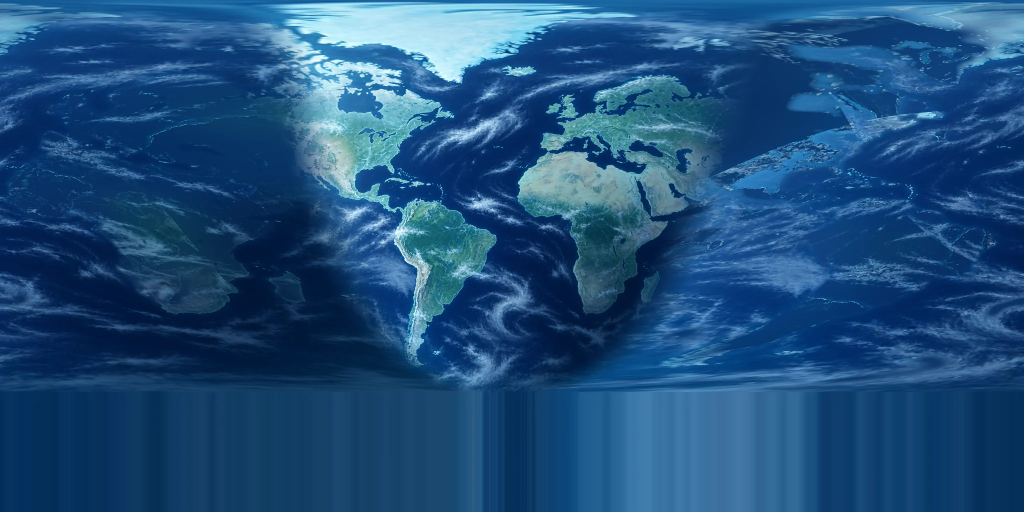
#> input picture src/ui/scenes/roundtable-globe-map.webp, 2048 x 1024 px (shown at 1/2 size)
$ python build-globe-map.py ../src/ui/scenes/roundtable-globe-map.webp ../src/ui/scenes/roundtable-globe.webp ../src/ui/scenes/roundtable-globe.webp
#> lines starting #> are read from the running program, lines starting #| are printed output that depends on the picture
"""Unproject the painted globe into an equirectangular map and preview the spin.

Usage (needs numpy and Pillow; the source is the full-size painting from the design package):
  python scripts/build-globe-map.py prototypes/roundtable-chaldea/assets/chaldeas-globe-v2.png \
      src/ui/scenes/roundtable-globe-map.webp preview.png
The roundtable board spins this map in src/ui/board-roundtable-globe.js; CX, CY, R and PHI0
below must match the constants there.

The painting shows one hemisphere seen from latitude PHI0. Each map row keeps the longitudes
that are clearly visible (mu > MARGIN, away from the baked atmosphere ring). Towards that edge
the continents erode into ocean along their own weaker pixels, so they end in a coastline.
The far side is open ocean: a translated, land-free copy of the visible ocean and clouds,
cross-faded at both seams. No mirroring, so nothing appears twice or symmetric.
"""
import sys
import numpy as np
from PIL import Image, ImageFilter

SRC, OUT, PREVIEW = sys.argv[1], sys.argv[2], sys.argv[3]
CX, CY, R = 623.2, 622.0, 584.2
PHI0 = np.radians(20.0)
MARGIN = 0.32
ERODE = np.radians(26)   # width of the band where continents give way to ocean
BLEND = np.radians(22)   # cross-fade between the visible side and the open ocean
TW, TH = 2048, 1024

rgba = np.asarray(Image.open(SRC).convert("RGBA")).astype(np.float32) / 255.0
img = rgba[..., :3]


def smooth(e0, e1, x):
    t = np.clip((x - e0) / (e1 - e0), 0, 1)
    return t * t * (3 - 2 * t)


# Land: green/tan (G close to B); ocean and clouds are clearly bluer; ice is very bright.
ratio = img[..., 1] / np.maximum(img[..., 2], 1e-3)
land = smooth(0.70, 0.84, ratio) * (1 - smooth(0.86, 0.95, img[..., 2]))

# Ocean field under the land: normalised blur of ocean-only pixels.
def box(arr, r, axis):
    pad = [(0, 0)] * arr.ndim
    pad[axis] = (r + 1, r)
    c = np.cumsum(np.pad(arr, pad, mode="edge"), axis=axis)
    hi = np.take(c, np.arange(2 * r + 1, c.shape[axis]), axis=axis)
    lo = np.take(c, np.arange(0, c.shape[axis] - 2 * r - 1), axis=axis)
    return (hi - lo) / (2 * r + 1)


def blur(arr, radius):
    # Three box passes per axis approximate a Gaussian.
    r = max(1, int(radius / 1.7))
    for _ in range(3):
        arr = box(box(arr, r, 0), r, 1)
    return arr

ice = smooth(0.84, 0.92, img[..., 2]) * smooth(0.6, 0.8, img[..., 0])
# Open water away from the baked atmosphere ring at the rim.
yy, xx = np.mgrid[0:img.shape[0], 0:img.shape[1]]
interior = (np.hypot(xx - CX, yy - CY) < R * 0.9)[..., None]
w = ((1 - land) * (1 - ice))[..., None] * interior
lum = img @ np.array([0.3, 0.59, 0.11], dtype=np.float32)
# Deep water without clouds sets the fill colour; far from any sea (Sahara) it falls back to
# the mean deep-water colour.
deep = w * (lum < 0.30)[..., None]
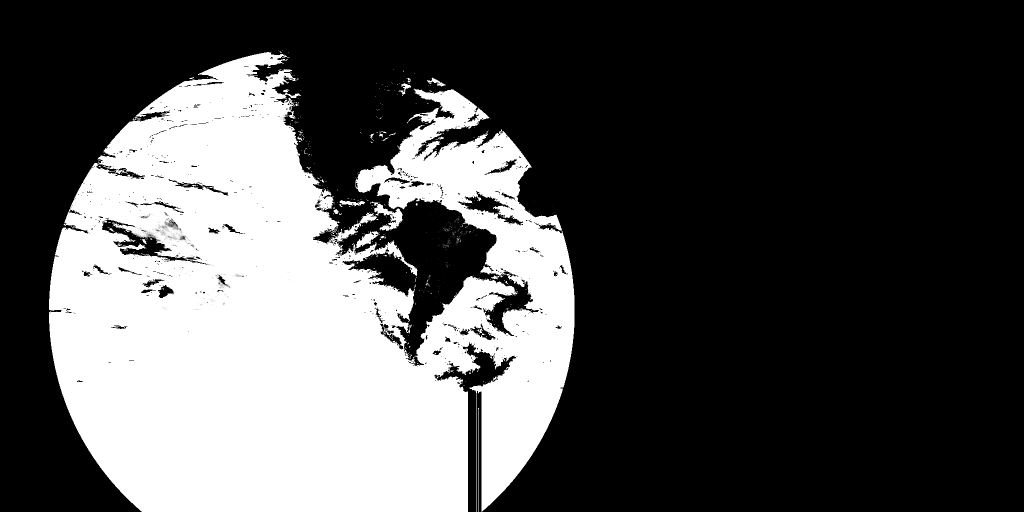
#> deep: shape (1024, 2048, 1) float32 (shown at 1/2 size); min 0, max 1, mean 0.312
mean_deep = (img * deep).reshape(-1, 3).sum(0) / max(float(deep[..., 0].sum()), 1.0)
#> mean_deep = [0.0471, 0.205, 0.373]
eps = 0.08
fill = (blur(img * deep, 90) + mean_deep * eps) / (blur(np.repeat(deep, 3, -1), 90) + eps)
#> after the loop in blur, `for _ in range(3):`:
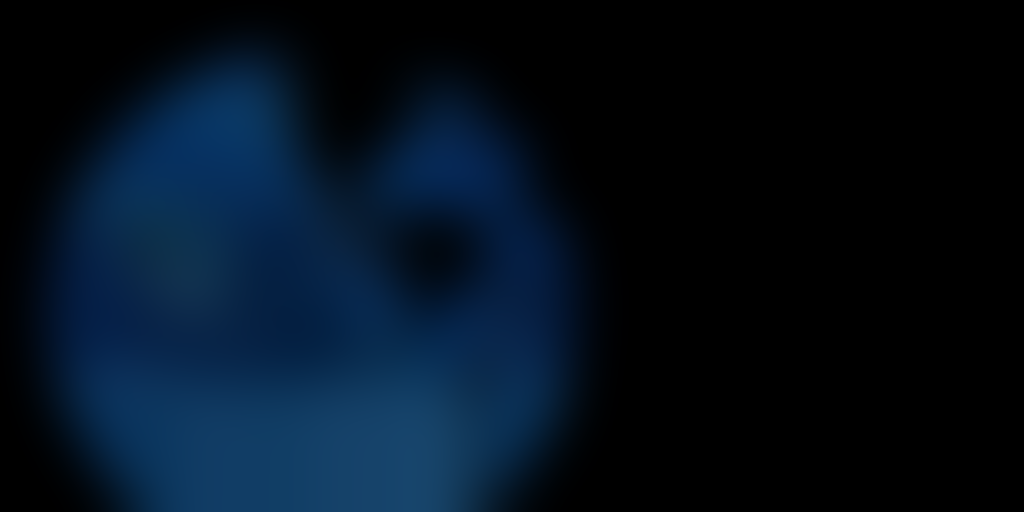
#> arr: shape (1024, 2048, 3) float32 (shown at 1/2 size); mean of channels 0, 1, 2 0.0147, 0.0638, 0.116; drawn as R, G, B
#> the loop in blur (call 2), `for _ in range(3):` made 3 passes
#> pass 1, in box (call 7), `lo = np.take(c, np.arange(0, c.shape[axis] - 2 * r - 1), axis=axis)`:
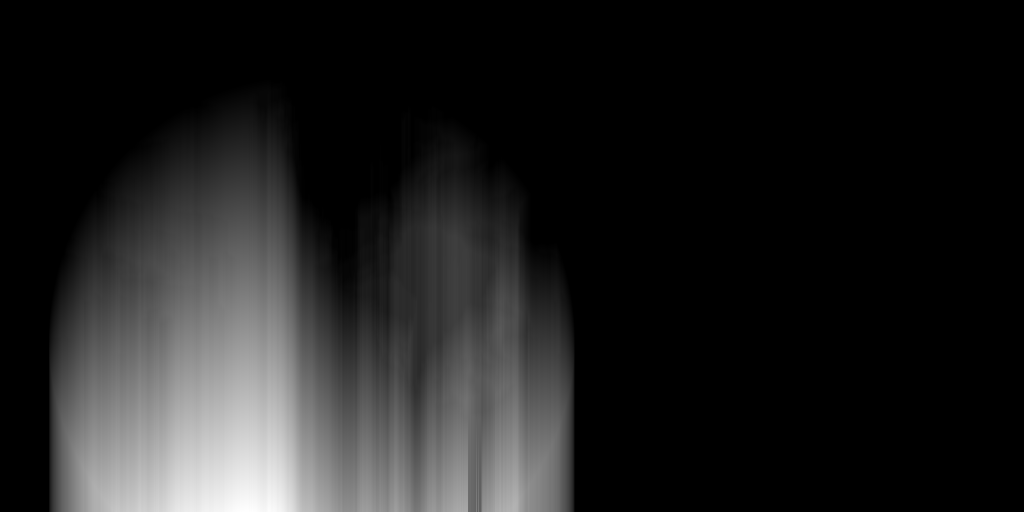
#> lo: shape (1024, 2048, 3) float32 (shown at 1/2 size); min 0, max 855, mean 105.2; drawn with min black and max white
# Clouds over open water, transplanted from two other parts of the ocean onto the fill.
clouds = np.clip(img - fill, 0, 1) * w
transplant = np.maximum(np.roll(clouds, (217, -163), (0, 1)), np.roll(clouds, (-191, 239), (0, 1)))
ocean = fill + transplant
# The far side removes land and ice entirely, coastal fringe and its darker shelf included.
gone_back = np.clip(blur(np.maximum(land, ice)[..., None], 9)[..., 0] * 2.2, 0, 1)
#> the loop in blur (call 3), `for _ in range(3):` made 3 passes
#> pass 1, in box (call 13), `c = np.cumsum(np.pad(arr, pad, mode="edge"), axis=axis)`:
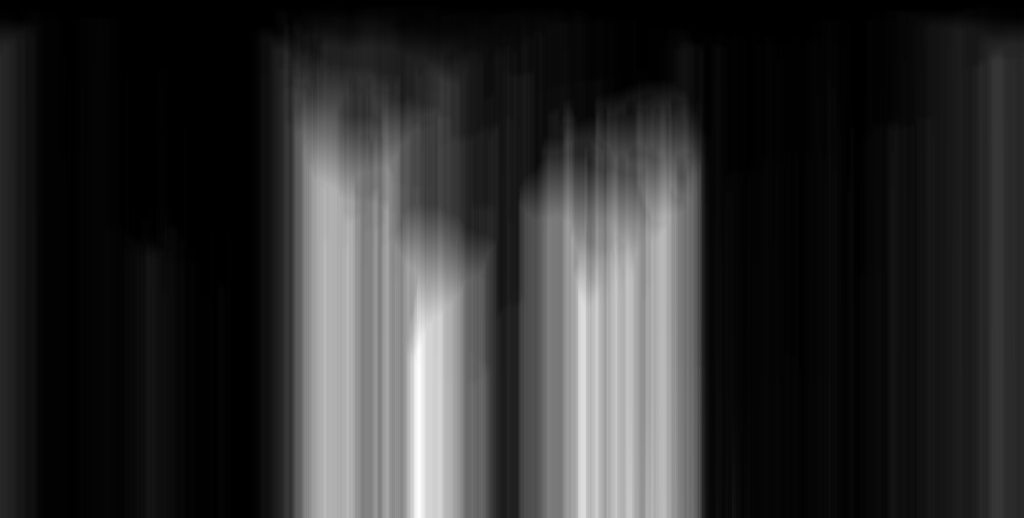
#> c: shape (1035, 2048, 1) float32 (shown at 1/2 size); min 0, max 396, mean 72.2; drawn with min black and max white
#> pass 1, in box (call 14), `c = np.cumsum(np.pad(arr, pad, mode="edge"), axis=axis)`:
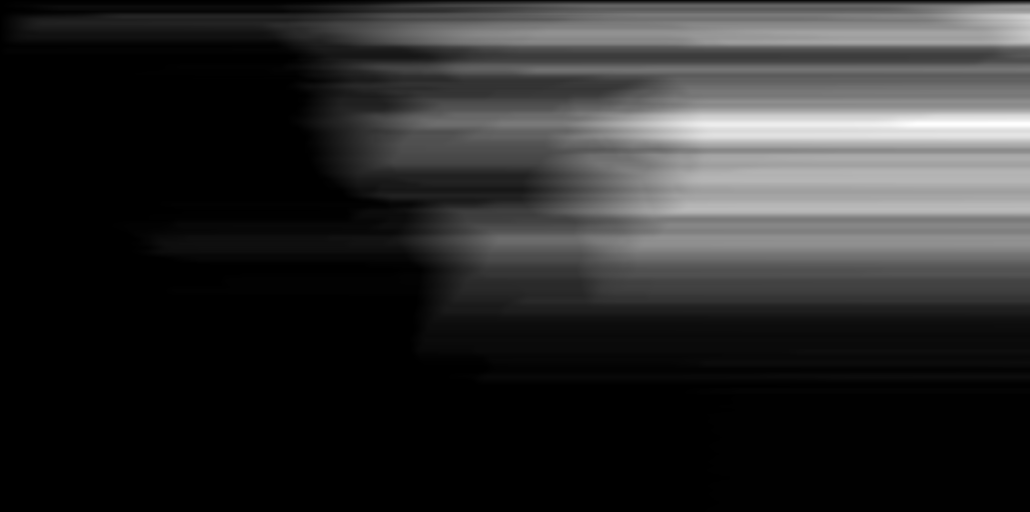
#> c: shape (1024, 2059, 1) float32 (shown at 1/2 size); min 0, max 596.2, mean 102.1; drawn with min black and max white
stack = np.concatenate([img, ocean, land[..., None], gone_back[..., None]], -1)  # 8 channels


def bilinear(image, x, y):
    h, w_ = image.shape[:2]
#> h = 1024; w_ = 2048
    x = np.clip(x, 0, w_ - 1.001)
    y = np.clip(y, 0, h - 1.001)
    x0 = np.floor(x).astype(int)
    y0 = np.floor(y).astype(int)
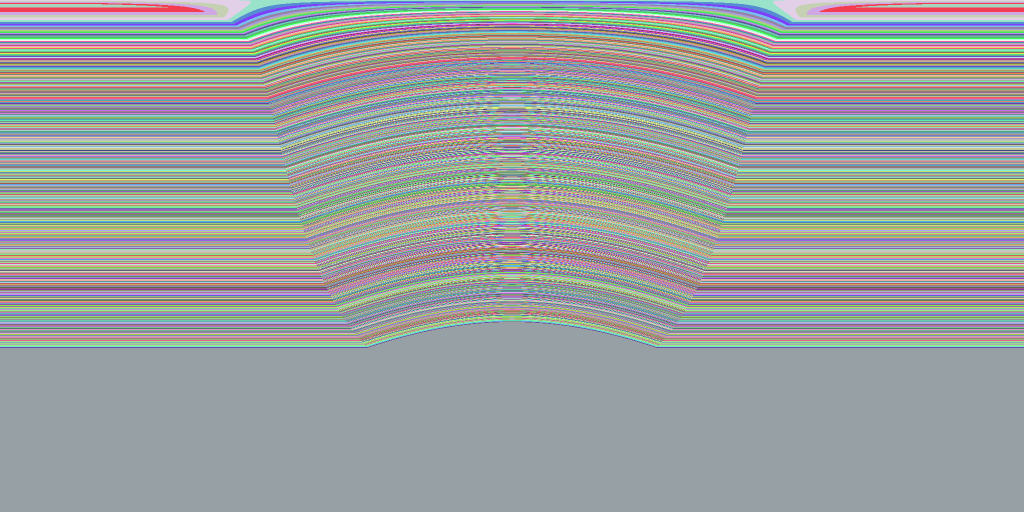
#> y0: shape (1024, 2048) int64 (shown at 1/2 size); 955 distinct labels, from 68 to 1022; one colour per label, 0 black
    fx = (x - x0)[..., None]
    fy = (y - y0)[..., None]
    a = image[y0, x0] * (1 - fx) + image[y0, x0 + 1] * fx
    b = image[y0 + 1, x0] * (1 - fx) + image[y0 + 1, x0 + 1] * fx
    return a * (1 - fy) + b * fy


def sample(lon, lat):
    x = np.cos(lat) * np.sin(lon)
    y = np.cos(PHI0) * np.sin(lat) - np.sin(PHI0) * np.cos(lat) * np.cos(lon)
    return bilinear(stack, CX + x * R, CY - y * R)


lon = (np.arange(TW) + 0.5) / TW * 2 * np.pi - np.pi
lat = np.pi / 2 - (np.arange(TH) + 0.5) / TH * np.pi
LON, LAT = np.meshgrid(lon, lat)

k = (MARGIN - np.sin(PHI0) * np.sin(lat)) / np.maximum(np.cos(PHI0) * np.cos(lat), 1e-6)
width = np.where(k <= -1, np.pi, np.arccos(np.clip(k, -1, 1)))
usable = width >= np.radians(24)
last = np.max(np.nonzero(usable)[0])
row_lat = lat.copy()
row_lat[last + 1:] = lat[last]
width = np.minimum(width, np.pi - BLEND - 0.05)
width[last + 1:] = width[last]
Wd = width[:, None] * np.ones_like(LON)
LATs = row_lat[:, None] * np.ones_like(LON)

# Visible side with eroding continents.
A = np.abs(LON)
front = sample(np.clip(LON, -Wd, Wd), LATs)
erosion = smooth(Wd - ERODE, Wd, A)                   # 0 inside, 1 at the edge
strength = front[..., 6]
gone = smooth(strength * 0.9 - 0.06, strength * 0.9 + 0.06, erosion) * strength
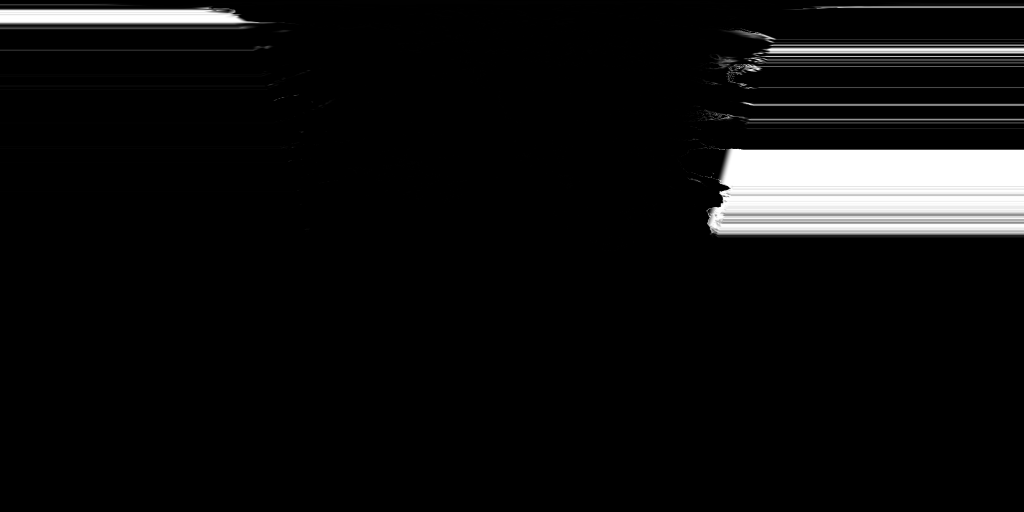
#> gone: shape (1024, 2048) float64 (shown at 1/2 size); min 0, max 1, mean 0.0596
front_rgb = front[..., :3] * (1 - gone[..., None]) + front[..., 3:6] * gone[..., None]

# Far side: the visible band translated around the back, land removed entirely.
L2 = np.mod(LON, 2 * np.pi)                              # 0..2pi, front centred on 0 and 2pi
start, end = Wd - BLEND, 2 * np.pi - Wd + BLEND
t = np.clip((L2 - start) / (end - start), 0, 1)
back = sample(-Wd + t * 2 * Wd, LATs)
back_rgb = back[..., :3] * (1 - back[..., 7:8]) + back[..., 3:6] * back[..., 7:8]
wb = smooth(Wd - BLEND, Wd, A)
tex = front_rgb * (1 - wb[..., None]) + back_rgb * wb[..., None]
Image.fromarray((np.clip(tex, 0, 1) * 255).astype(np.uint8)).save(OUT, quality=86, method=6)

# Preview with the runtime projection and shading.
N = 360
u = (np.arange(N) + 0.5) / N * 2 - 1
X, Y = np.meshgrid(u, -u)
r2 = X ** 2 + Y ** 2
inside = r2 < 1
Z = np.sqrt(np.clip(1 - r2, 0, 1))
plat = np.arcsin(np.clip(Z * np.sin(PHI0) + Y * np.cos(PHI0), -1, 1))
plon = np.arctan2(X, Z * np.cos(PHI0) - Y * np.sin(PHI0))
light = np.array([-0.35, 0.45, 0.82]); light /= np.linalg.norm(light)
shade = 0.82 + 0.3 * (X * light[0] + Y * light[1] + Z * light[2])
haze = (1 - Z) ** 3
frames = []
for spin in (0, 60, 120, 180, 240, 300):
    Lp = (plon + np.radians(spin) + np.pi) % (2 * np.pi)
    tx = Lp / (2 * np.pi) * TW - 0.5
    ty = (np.pi / 2 - plat) / np.pi * TH - 0.5
    col = bilinear(tex, tx, ty) * shade[..., None]
    col = col * (1 - 0.55 * haze[..., None]) + np.array([0.55, 0.86, 0.95]) * 0.55 * haze[..., None]
    out = np.zeros((N, N, 3)); out[inside] = col[inside]
    frames.append(out)
#> after the loop, frames = 6 items
grid = np.concatenate([np.concatenate(frames[:3], 1), np.concatenate(frames[3:], 1)], 0)
Image.fromarray((np.clip(grid, 0, 1) * 255).astype(np.uint8)).save(PREVIEW)
print("ok")
